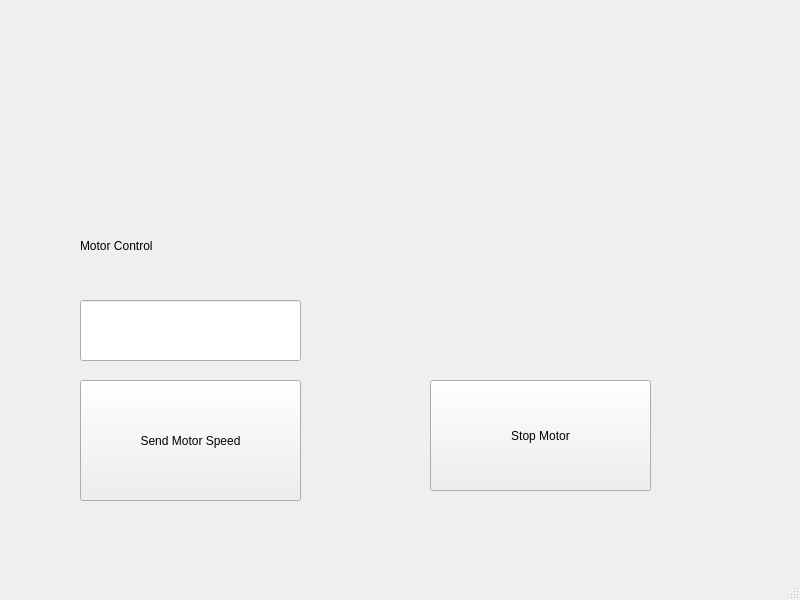
<?xml version="1.0" encoding="UTF-8"?>
<ui version="4.0">
 <class>MainWindow</class>
 <widget class="QMainWindow" name="MainWindow">
  <property name="geometry">
   <rect>
    <x>0</x>
    <y>0</y>
    <width>800</width>
    <height>600</height>
   </rect>
  </property>
  <property name="windowTitle">
   <string>MainWindow</string>
  </property>
  <widget class="QWidget" name="centralwidget">
   <widget class="QPushButton" name="ui_motor_control_button">
    <property name="geometry">
     <rect>
      <x>80</x>
      <y>380</y>
      <width>221</width>
      <height>121</height>
     </rect>
    </property>
    <property name="text">
     <string>Send Motor Speed</string>
    </property>
   </widget>
   <widget class="QLineEdit" name="ui_motor_speed_control_edit_box">
    <property name="geometry">
     <rect>
      <x>80</x>
      <y>300</y>
      <width>221</width>
      <height>61</height>
     </rect>
    </property>
   </widget>
   <widget class="QLabel" name="ui_motor_speed_label">
    <property name="geometry">
     <rect>
      <x>80</x>
      <y>220</y>
      <width>211</width>
      <height>51</height>
     </rect>
    </property>
    <property name="text">
     <string>Motor Control</string>
    </property>
   </widget>
   <widget class="QPushButton" name="ui_motor_stop_button">
    <property name="geometry">
     <rect>
      <x>430</x>
      <y>380</y>
      <width>221</width>
      <height>111</height>
     </rect>
    </property>
    <property name="text">
     <string>Stop Motor</string>
    </property>
   </widget>
  </widget>
  <widget class="QMenuBar" name="menubar">
   <property name="geometry">
    <rect>
     <x>0</x>
     <y>0</y>
     <width>800</width>
     <height>22</height>
    </rect>
   </property>
  </widget>
  <widget class="QStatusBar" name="statusbar"/>
 </widget>
 <resources/>
 <connections/>
</ui>
